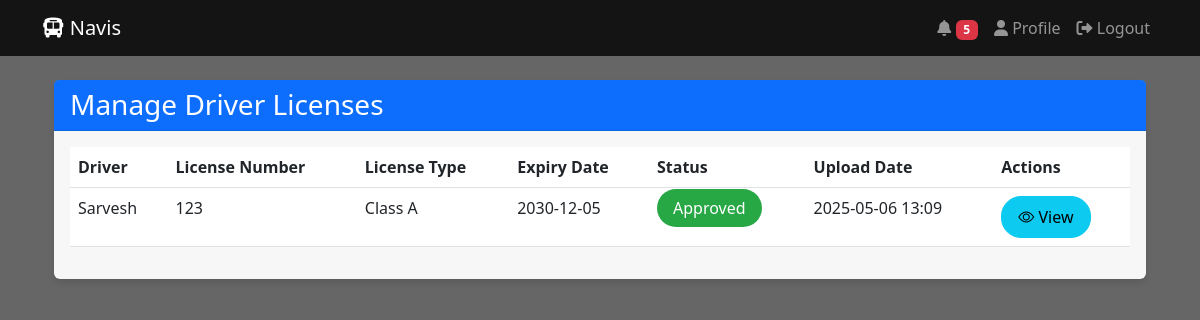
Screenshot of /manage-licenses (signed in) with the database file from the repository.
### app.py (models this page shows, shortened)
class DriverLicense(db.Model):
    id = db.Column(db.Integer, primary_key=True)
    driver_username = db.Column(db.String(150), db.ForeignKey('user.username'), nullable=False)
    file_path = db.Column(db.String(255), nullable=False)
    upload_date = db.Column(db.DateTime, default=datetime.utcnow)
    status = db.Column(db.String(20), default='pending')  # pending, approved, rejected
    expiry_date = db.Column(db.Date)
    license_number = db.Column(db.String(50))
    license_type = db.Column(db.String(50))  # e.g., Class A, Class B, etc.
    driver = db.relationship('User', backref=db.backref('license', uselist=False))

class User(UserMixin, db.Model):
    id = db.Column(db.Integer, primary_key=True)
    username = db.Column(db.String(150), unique=True, nullable=False)
    password = db.Column(db.String(200), nullable=False)
    role = db.Column(db.String(20), nullable=False)  # admin or driver
    full_name = db.Column(db.String(200), nullable=False)
    email = db.Column(db.String(200), nullable=False)
    phone = db.Column(db.String(20), nullable=False)
    address = db.Column(db.Text)
    join_date = db.Column(db.DateTime, default=datetime.utcnow)
    last_login = db.Column(db.DateTime)
    is_active = db.Column(db.Boolean, default=True)
    profile_pic = db.Column(db.String(255))
    emergency_contact = db.Column(db.String(200))
    license_number = db.Column(db.String(100))
    license_expiry = db.Column(db.Date)

### app.py (the view)
@app.route('/manage-licenses')
@login_required
def manage_licenses():
    if current_user.role != 'admin':
        flash('Access denied!', 'danger')
        return redirect(url_for('driver_dashboard'))
    licenses = DriverLicense.query.order_by(DriverLicense.upload_date.desc()).all()
    return render_template('manage_licenses.html', licenses=licenses)

### app.py (called while the page is built)
@login_manager.user_loader
def load_user(user_id):
    return User.query.get(int(user_id))

@app.context_processor
def inject_user():
    return dict(current_user=current_user)

@app.context_processor
def inject_notifications():
    unread_count = 0
    if current_user.is_authenticated:
        unread_count = Notification.query.filter_by(
            recipient_username=current_user.username,
            is_read=False
        ).count()
    return dict(unread_count=unread_count)

### templates/manage_licenses.html (shortened to what this page needs)
{% extends "base.html" %}
{% block content %}
<div class="container mt-4">
    <div class="card">
        <div class="card-header bg-primary text-white">
            <h3 class="mb-0">Manage Driver Licenses</h3>
        </div>
        <div class="card-body">
            {% if licenses %}
                <div class="table-responsive">
                    <table class="table table-hover">
                        <thead>
                            <tr>
                                <th>Driver</th>
                                <th>License Number</th>
                                <th>License Type</th>
                                <th>Expiry Date</th>
                                <th>Status</th>
                                <th>Upload Date</th>
                                <th>Actions</th>
                            </tr>
                        </thead>
                        <tbody>
                            {% for license in licenses %}
                                <tr>
                                    <td>{{ license.driver.full_name }}</td>
                                    <td>{{ license.license_number }}</td>
                                    <td>Class {{ license.license_type }}</td>
                                    <td>{{ license.expiry_date.strftime('%Y-%m-%d') }}</td>
                                    <td>
                                        <span class="status-badge status-{{ license.status }}">
                                            {{ license.status|title }}
                                        </span>
                                    </td>
                                    <td>{{ license.upload_date.strftime('%Y-%m-%d %H:%M') }}</td>
                                    <td>
                                        <div class="btn-group">
                                            <a href="{{ url_for('view_license_file', id=license.id) }}"
                                               class="btn btn-info action-btn">
                                                <i class="bi bi-eye"></i> View
                                            </a>
                                        </div>
                                    </td>
                                </tr>
                            {% endfor %}
                        </tbody>
                    </table>
                </div>
            {% else %}
                <div class="text-center py-4">
                    <h4>No licenses found</h4>
                    <p class="text-muted">There are no driver licenses to manage at the moment.</p>
                </div>
            {% endif %}
        </div>
    </div>
</div>
{% endblock %}

### templates/manage_licenses.html (style rules this page uses)
.status-badge { padding: 0.5rem 1rem; border-radius: 20px; font-weight: 500; }
.status-approved { background-color: #28a745; color: white; }
.action-btn { padding: 0.5rem 1rem; border-radius: 20px; font-weight: 500; transition: all 0.3s ease; }

### rows the page displays
DriverLicense: driver.full_name "Sarvesh", license_number "123", license_type "A", expiry_date "2030-12-05", status "Approved", upload_date "2025-05-06 13:09"

### other values shown
{{ unread_count }} "5"
